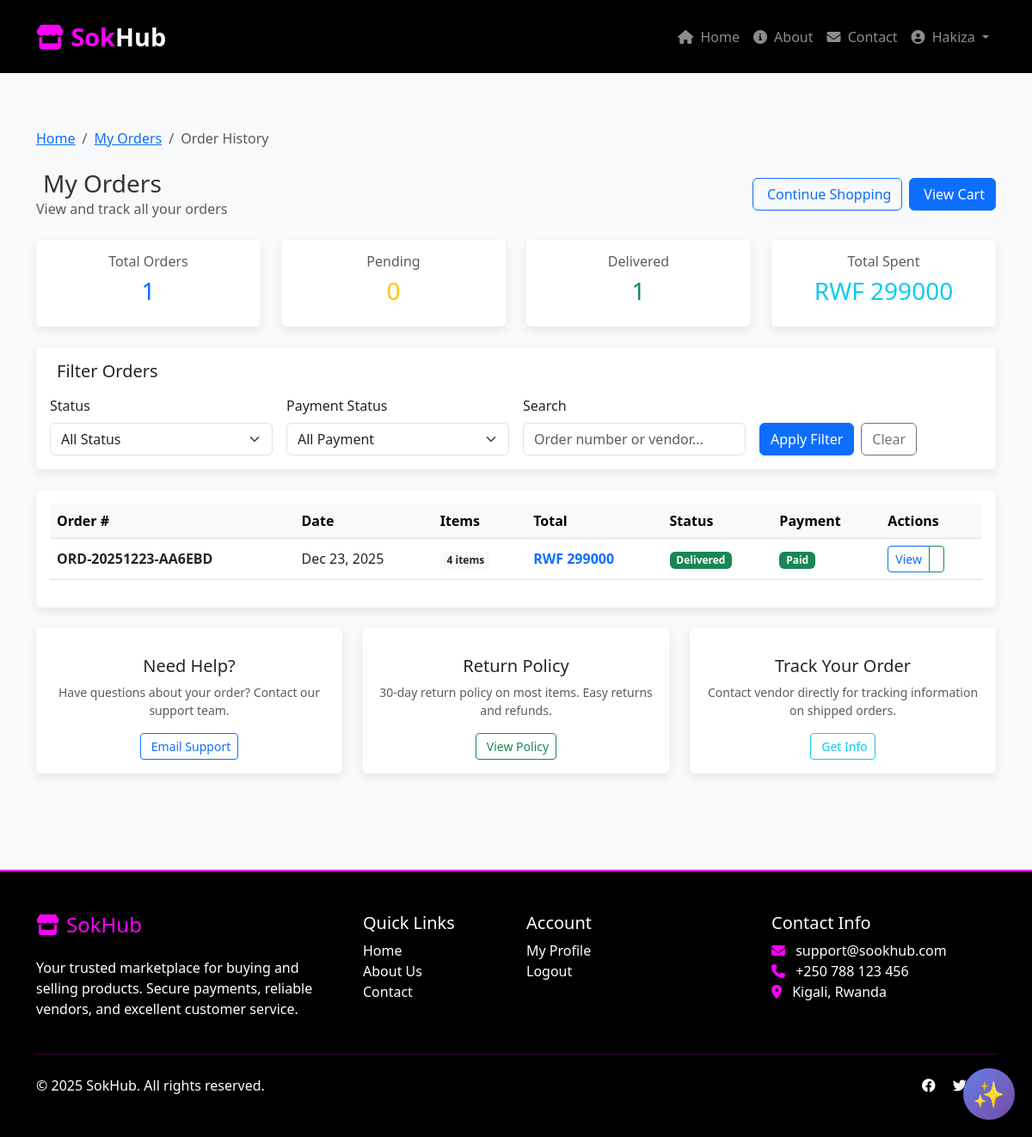
/order/customer/orders/ (signed in), run on an earlier commit of the app's database.
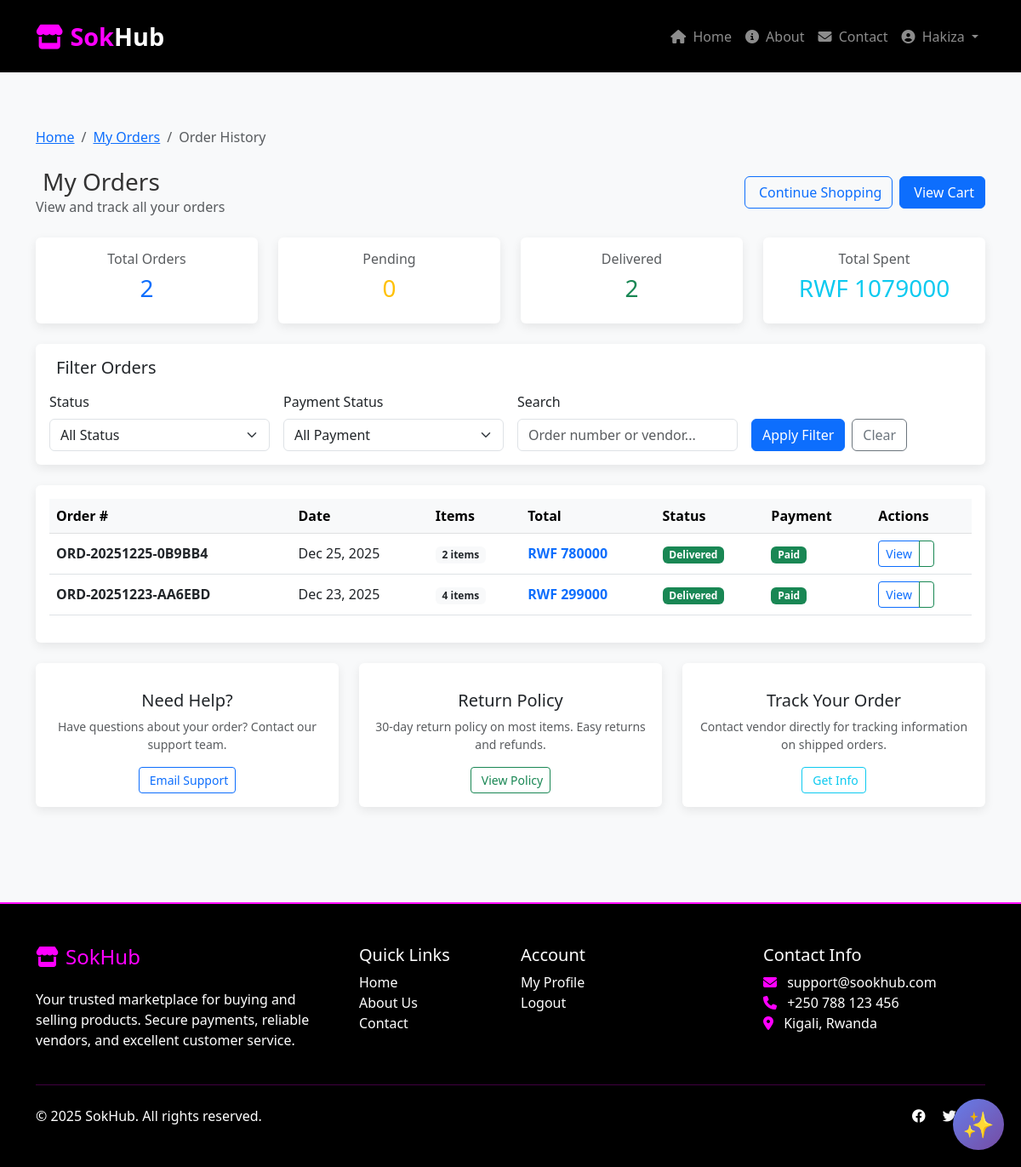
And on a later commit of the database.
### order/models.py (models this page shows, shortened)
class Order(models.Model):
    STATUS_CHOICES = (
        ('pending', 'Pending'),
        ('confirmed', 'Confirmed'),
        ('processing', 'Processing'),
        ('shipped', 'Shipped'),
        ('delivered', 'Delivered'),
        ('cancelled', 'Cancelled'),
        ('refunded', 'Refunded'),
    )
    PAYMENT_STATUS_CHOICES = (
        ('pending', 'Pending'),
        ('processing', 'Processing'),
        ('completed', 'Completed'),
        ('failed', 'Failed'),
        ('refunded', 'Refunded'),
    )
    PAYMENT_METHOD_CHOICES = (
        ('momo', 'MTN Momo'),
        ('cash', 'Cash on Delivery'),
        ('card', 'Credit Card'),
    )
    order_number = models.CharField(max_length=20, unique=True, editable=False)
    short_code = models.CharField(max_length=8, unique=True, editable=False)
    customer = models.ForeignKey('customer.User', on_delete=models.CASCADE,
                                related_name='orders', limit_choices_to={'user_type': 'customer'})
    vendor = models.ForeignKey('customer.User', on_delete=models.CASCADE,
                              related_name='vendor_orders', limit_choices_to={'user_type': 'vendor'},
                              null=True, blank=True)
    shipping_address = models.TextField()
    shipping_city = models.CharField(max_length=100)
    shipping_phone = models.CharField(max_length=15)
    shipping_notes = models.TextField(blank=True, null=True)
    payment_method = models.CharField(max_length=20, choices=PAYMENT_METHOD_CHOICES, default='momo')
    payment_status = models.CharField(max_length=20, choices=PAYMENT_STATUS_CHOICES, default='pending')
    momo_number = models.CharField(max_length=15, blank=True, null=True)
    momo_transaction_id = models.CharField(max_length=100, blank=True, null=True)
    payment_date = models.DateTimeField(null=True, blank=True)
    status = models.CharField(max_length=20, choices=STATUS_CHOICES, default='pending')
    status_changed_at = models.DateTimeField(auto_now_add=True)
    subtotal = models.DecimalField(max_digits=10, decimal_places=2, default=0)
    shipping_cost = models.DecimalField(max_digits=10, decimal_places=2, default=0)
    tax_amount = models.DecimalField(max_digits=10, decimal_places=2, default=0)
    discount_amount = models.DecimalField(max_digits=10, decimal_places=2, default=0)
    total_amount = models.DecimalField(max_digits=10, decimal_places=2, default=0)
    invoice_pdf = models.FileField(upload_to='invoices/', null=True, blank=True)
    invoice_number = models.CharField(max_length=20, unique=True, editable=False)
    customer_notes = models.TextField(blank=True, null=True)
    delete_requested = models.BooleanField(default=False)
    delete_request_reason = models.TextField(blank=True, null=True)
    delete_requested_at = models.DateTimeField(null=True, blank=True)
    delete_approved = models.BooleanField(default=False)
    delete_approved_by = models.ForeignKey('customer.User', on_delete=models.SET_NULL,
                                          null=True, blank=True, related_name='approved_deletions')
    delete_approved_at = models.DateTimeField(null=True, blank=True)
    created_at = models.DateTimeField(auto_now_add=True)
    updated_at = models.DateTimeField(auto_now=True)
    delivered_at = models.DateTimeField(null=True, blank=True)
    class Meta:
        ordering = ['-created_at']
        indexes = [
            models.Index(fields=['order_number']),
            models.Index(fields=['customer', 'status']),
            models.Index(fields=['vendor', 'status']),
            models.Index(fields=['status', 'payment_status']),
            models.Index(fields=['created_at']),
        ]
    def can_be_cancelled(self):
        return self.status in ['pending', 'confirmed', 'processing']

### order/views.py (the view)
# urls.py: path('customer/orders/', views.customer_order_list, name='customer_order_list'),
@login_required
@customer_required
def customer_order_list(request):
    orders = Order.objects.filter(customer=request.user).select_related('vendor').prefetch_related('items')
    form = OrderFilterForm(request.GET)
    if form.is_valid():
        status = form.cleaned_data.get('status')
        payment_status = form.cleaned_data.get('payment_status')
        date_from = form.cleaned_data.get('date_from')
        date_to = form.cleaned_data.get('date_to')
        search = form.cleaned_data.get('search')
        if status:
            orders = orders.filter(status=status)
        if payment_status:
            orders = orders.filter(payment_status=payment_status)
        if date_from:
            orders = orders.filter(created_at__date__gte=date_from)
        if date_to:
            orders = orders.filter(created_at__date__lte=date_to)
        if search:
            orders = orders.filter(
                Q(order_number__icontains=search) |
                Q(vendor__vendorprofile__business_name__icontains=search)
            )
    paginator = Paginator(orders, 10)
    page_number = request.GET.get('page')
    page_obj = paginator.get_page(page_number)
    total_orders = orders.count()
    pending_orders = orders.filter(status='pending').count()
    delivered_orders = orders.filter(status='delivered').count()
    total_spent = orders.aggregate(total=Sum('total_amount'))['total'] or 0
    context = {
        'page_obj': page_obj,
        'form': form,
        'total_orders': total_orders,
        'pending_orders': pending_orders,
        'delivered_orders': delivered_orders,
        'total_spent': total_spent,
    }
    return render(request, 'customer/order_list.html', context)

### customer/Decorator.py (called while the page is built)
def customer_required(view_func):
    @wraps(view_func)
    def _wrapped_view(request, *args, **kwargs):
        if not request.user.is_authenticated:
            messages.error(request, 'Please login to access this page.')
            return redirect('login')
        if not hasattr(request.user, 'user_type'):
            messages.error(request, 'Invalid user account.')
            return redirect('home')
        if request.user.user_type != 'customer':
            messages.error(request, 'Access denied. Customer account required.')
            return redirect('home')
        return view_func(request, *args, **kwargs)
    return _wrapped_view

### order/templates/customer/order_list.html (shortened to what the changed rows need)
{% extends 'base.html' %}
{% load static %}
{% block content %}
<div class="container py-4">
    <div class="d-flex justify-content-between align-items-center mb-4">
        <div>
            <h1 class="h3 mb-0">
                My Orders
            </h1>
        </div>
    </div>
    <div class="row mb-4">
        <div class="col-md-3">
            <div class="card border-primary">
                <div class="card-body text-center">
                    <h6 class="card-title text-muted">Total Orders</h6>
                    <h3 class="text-primary">{{ total_orders }}</h3>
                </div>
            </div>
        </div>
        <div class="col-md-3">
            <div class="card border-success">
                <div class="card-body text-center">
                    <h6 class="card-title text-muted">Delivered</h6>
                    <h3 class="text-success">{{ delivered_orders }}</h3>
                </div>
            </div>
        </div>
        <div class="col-md-3">
            <div class="card border-info">
                <div class="card-body text-center">
                    <h6 class="card-title text-muted">Total Spent</h6>
                    <h3 class="text-info">RWF {{ total_spent|floatformat:0 }}</h3>
                </div>
            </div>
        </div>
    </div>
    <div class="card">
        <div class="card-body">
            {% if page_obj %}
                <div class="table-responsive">
                    <table class="table table-hover align-middle">
                        <thead class="table-light">
                            <tr>
                                <th>Order #</th>
                                <th>Date</th>
                                <th>Items</th>
                                <th>Total</th>
                                <th>Status</th>
                                <th>Payment</th>
                                <th>Actions</th>
                            </tr>
                        </thead>
                        <tbody>
                            {% for order in page_obj %}
                            <tr>
                                <td>
                                    <strong>{{ order.order_number }}</strong>
                                </td>
                                <td>{{ order.created_at|date:"M d, Y" }}</td>
                                <td>
                                    <span class="badge bg-light text-dark">
                                        {{ order.items.count }} item{{ order.items.count|pluralize }}
                                    </span>
                                </td>
                                <td>
                                    <strong class="text-primary">RWF {{ order.total_amount|floatformat:0 }}</strong>
                                </td>
                                <td>
                                    {% if order.status == 'pending' %}
                                        <span class="badge bg-warning">Pending</span>
                                    {% elif order.status == 'confirmed' %}
                                        <span class="badge bg-info">Confirmed</span>
                                    {% elif order.status == 'processing' %}
                                        <span class="badge bg-primary">Processing</span>
                                    {% elif order.status == 'shipped' %}
                                        <span class="badge bg-info">Shipped</span>
                                    {% elif order.status == 'delivered' %}
                                        <span class="badge bg-success">Delivered</span>
                                    {% elif order.status == 'cancelled' %}
                                        <span class="badge bg-danger">Cancelled</span>
                                    {% else %}
                                        <span class="badge bg-secondary">{{ order.status }}</span>
                                    {% endif %}
                                </td>
                                <td>
                                    {% if order.payment_status == 'pending' %}
                                        <span class="badge bg-warning">Pending</span>
                                    {% elif order.payment_status == 'completed' %}
                                        <span class="badge bg-success">Paid</span>
                                    {% elif order.payment_status == 'failed' %}
                                        <span class="badge bg-danger">Failed</span>
                                    {% else %}
                                        <span class="badge bg-secondary">{{ order.payment_status }}</span>
                                    {% endif %}
                                </td>
                                <td>
                                    <div class="btn-group btn-group-sm" role="group">
                                        <a href="{% url 'customer_order_detail' order_number=order.order_number %}"
                                           class="btn btn-outline-primary"
                                           title="View Details">
                                             View
                                        </a>
                                        {% if order.invoice_pdf %}
                                        <a href="{% url 'download_invoice' order_number=order.order_number %}"
                                           class="btn btn-outline-success"
                                           title="Download Invoice">
                                        </a>
                                        {% endif %}
                                    </div>
                                </td>
                            </tr>
                            {% endfor %}
                        </tbody>
                    </table>
                </div>
            {% endif %}
        </div>
    </div>
</div>
{% endblock %}

What changed in the data, as far as the page shows it:
added Order: order_number "ORD-20251225-0B9BB4", created_at "Dec 25, 2025", items.count "2", total_amount "780000", status "Delivered", payment_status "Paid"
Also different on the page:
{{ total_orders }}: "1" → "2"
{{ delivered_orders }}: "1" → "2"
{{ total_spent|floatformat:0 }}: "299000" → "1079000"
